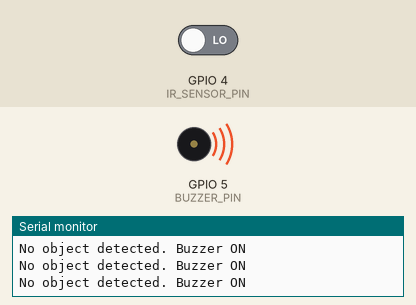
Bench run of a sketch on a simulated ESP32. On the bench: buzzer (waves = sounding, pin HIGH), the last lines printed to the serial monitor. Inputs (shaded band) come from the test bench; at power-on: GPIO 4 (IR_SENSOR_PIN) LOW. WiFi joins after 1.5 s; servers stay silent unless stated.

Above: at 3.0 s.
3.1 s: GPIO 4 (IR_SENSOR_PIN) driven HIGH
At 4.4 s:
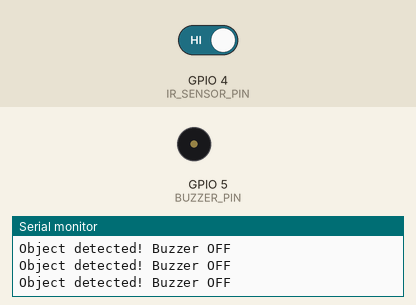
5.0 s: GPIO 4 (IR_SENSOR_PIN) driven LOW
At 6.3 s:
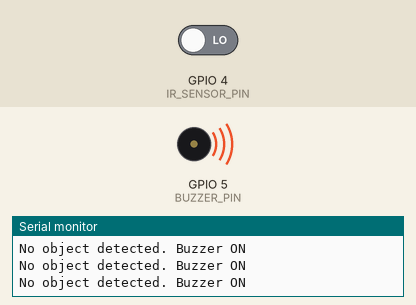
Timing chart, 0 to 8.0 s (numbered marks = the images above; inputs shaded):
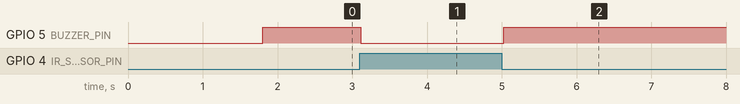

Measured:
- after the input at 3.1 s, GPIO 5 (BUZZER_PIN): HIGH → LOW at once
- after the input at 5.0 s, GPIO 5 (BUZZER_PIN): LOW → HIGH at once

The sketch:

IR.ino
```cpp
#define BLYNK_TEMPLATE_ID "TMPL3YWgU_0Oa"
#define BLYNK_TEMPLATE_NAME "IR Sensor"
#define BLYNK_AUTH_TOKEN "kY5q7mfFoM3fKEVqWIlyNFZ87J5ShkIm"

// Include necessary libraries
#include <BlynkSimpleEsp32.h> // For ESP32
#include <WiFi.h>             // For ESP32 WiFi

// Blynk credentials
char auth[] = BLYNK_AUTH_TOKEN;
char ssid[] = "S23";
char pass[] = "aman09877";

// Pin definitions
const int IR_SENSOR_PIN = 4; // IR Sensor output pin connected to D4
const int BUZZER_PIN = 5;     // Buzzer pin connected to D5

// Define Blynk virtual pin for LED widget
#define BLYNK_LED_VPIN V0 // LED widget is on virtual pin V0

void setup() {
  // Initialize serial communication for debugging
  Serial.begin(115200);

  // Connect to WiFi and Blynk
  Blynk.begin(auth, ssid, pass);

  // Set the sensor pin as input and the buzzer pin as output
  pinMode(IR_SENSOR_PIN, INPUT);
  pinMode(BUZZER_PIN, OUTPUT);

  // Initialize buzzer as OFF
  digitalWrite(BUZZER_PIN, LOW);
}

void loop() {
  // Run Blynk
  Blynk.run();

  // Read the IR sensor's output
  int sensorValue = digitalRead(IR_SENSOR_PIN);

  // If the sensor detects an object, turn OFF the buzzer
  if (sensorValue == HIGH) {
    digitalWrite(BUZZER_PIN, LOW); // Turn buzzer OFF
    Serial.println("Object detected! Buzzer OFF");

    // Turn OFF LED widget in Blynk
    Blynk.virtualWrite(BLYNK_LED_VPIN, 0);  // LED OFF
  }
  // If no object is detected, turn ON the buzzer
  else {
    digitalWrite(BUZZER_PIN, HIGH); // Turn buzzer ON
    Serial.println("No object detected. Buzzer ON");

    // Turn ON LED widget in Blynk
    Blynk.virtualWrite(BLYNK_LED_VPIN, 255);  // LED ON
  }

  // Small delay to avoid rapid switching
  delay(100);
}
```
